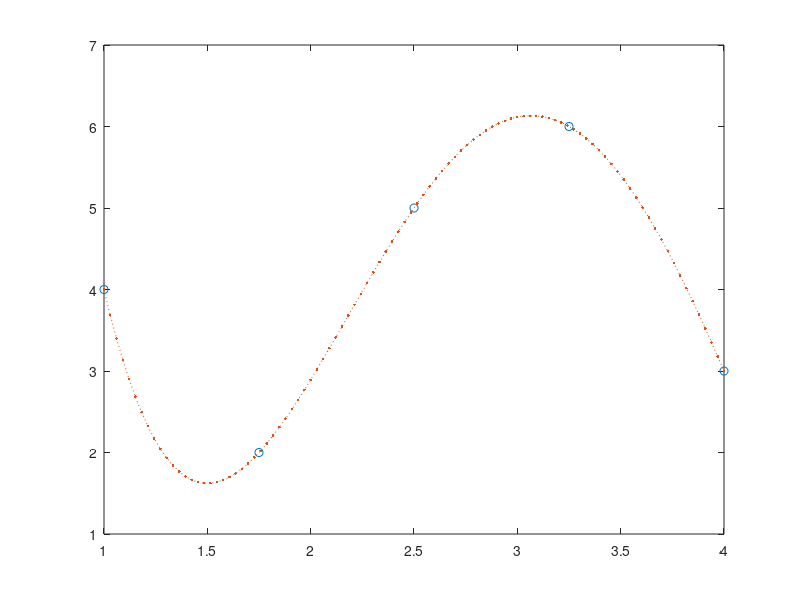

Reproduce this figure in MATLAB.
n = 5;
x = linspace(1,4,5);
y = [4 2 5 6 3];
y = y';

for i = 1:5
    for j = 1:5
        g(i,j) = x(i)^(j-1);
    end
end
G = inv(g);
m = G*y;

xi = linspace(x(1),x(5),100);
yi = zeros(1,100);

for j = 1:5
    b = m(j,1)*(xi.^(j-1));
    yi = yi+b;
end
plot(x,y,'o',xi,yi,':.')